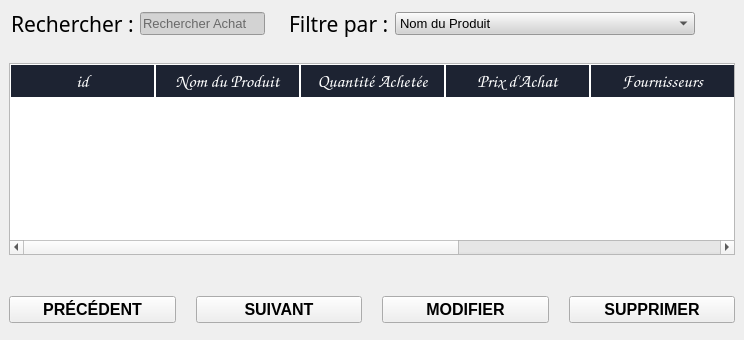
      <widget class="QWidget" name="tab_2">
       <property name="styleSheet">
        <string notr="true"/>
       </property>
       <attribute name="icon">
        <iconset>
         <normaloff>../pictures/shopping-cart.png</normaloff>../pictures/shopping-cart.png</iconset>
       </attribute>
       <attribute name="title">
        <string>Achats</string>
       </attribute>
       <layout class="QVBoxLayout" name="verticalLayout_9" stretch="1,8,1">
        <property name="leftMargin">
         <number>0</number>
        </property>
        <property name="topMargin">
         <number>0</number>
        </property>
        <property name="rightMargin">
         <number>0</number>
        </property>
        <property name="bottomMargin">
         <number>0</number>
        </property>
        <item>
         <widget class="QWidget" name="achatSearchingWidget" native="true">
          <property name="styleSheet">
           <string notr="true"/>
          </property>
          <layout class="QHBoxLayout" name="horizontalLayout_10">
           <property name="leftMargin">
            <number>0</number>
           </property>
           <property name="topMargin">
            <number>0</number>
           </property>
           <property name="rightMargin">
            <number>0</number>
           </property>
           <property name="bottomMargin">
            <number>0</number>
           </property>
           <item>
            <widget class="QWidget" name="widget_7" native="true">
             <property name="maximumSize">
              <size>
               <width>800</width>
               <height>16777215</height>
              </size>
             </property>
             <layout class="QHBoxLayout" name="horizontalLayout_11">
              <property name="leftMargin">
               <number>11</number>
              </property>
              <item>
               <widget class="QLabel" name="label_16">
                <property name="font">
                 <font>
                  <family>Bahnschrift SemiBold Condensed</family>
                  <pointsize>16</pointsize>
                  <weight>50</weight>
                  <bold>false</bold>
                 </font>
                </property>
                <property name="text">
                 <string>Rechercher :</string>
                </property>
               </widget>
              </item>
              <item>
               <widget class="QLineEdit" name="achatLineEdit">
                <property name="font">
                 <font>
                  <pointsize>10</pointsize>
                 </font>
                </property>
                <property name="styleSheet">
                 <string notr="true">background-color: lightgray;
</string>
                </property>
                <property name="placeholderText">
                 <string>Rechercher Achat</string>
                </property>
               </widget>
              </item>
             </layout>
            </widget>
           </item>
           <item>
            <widget class="QWidget" name="widget_8" native="true">
             <layout class="QHBoxLayout" name="horizontalLayout_12">
              <item>
               <widget class="QLabel" name="label_17">
                <property name="font">
                 <font>
                  <family>Bahnschrift SemiBold Condensed</family>
                  <pointsize>16</pointsize>
                  <weight>50</weight>
                  <bold>false</bold>
                 </font>
                </property>
                <property name="text">
                 <string>Filtre par :</string>
                </property>
               </widget>
              </item>
              <item>
               <widget class="QComboBox" name="achatComboBox">
                <property name="minimumSize">
                 <size>
                  <width>300</width>
                  <height>0</height>
                 </size>
                </property>
                <property name="font">
                 <font>
                  <pointsize>10</pointsize>
                 </font>
                </property>
                <property name="styleSheet">
                 <string notr="true">background-color: lightgray;
</string>
                </property>
                <item>
                 <property name="text">
                  <string>Nom du Produit</string>
                 </property>
                </item>
                <item>
                 <property name="text">
                  <string>Catégorie</string>
                 </property>
                </item>
               </widget>
              </item>
              <item>
               <spacer name="horizontalSpacer_2">
                <property name="orientation">
                 <enum>Qt::Horizontal</enum>
                </property>
                <property name="sizeHint" stdset="0">
                 <size>
                  <width>40</width>
                  <height>20</height>
                 </size>
                </property>
               </spacer>
              </item>
             </layout>
            </widget>
           </item>
          </layout>
         </widget>
        </item>
        <item>
         <widget class="QWidget" name="tableOuterWidget_3" native="true">
          <layout class="QVBoxLayout" name="verticalLayout_2">
           <item>
            <widget class="QTableWidget" name="achatTableWidget">
             <property name="font">
              <font>
               <family>Comic Sans MS</family>
               <pointsize>10</pointsize>
               <weight>50</weight>
               <italic>false</italic>
               <bold>false</bold>
              </font>
             </property>
             <property name="cursor" stdset="0">
              <cursorShape>ArrowCursor</cursorShape>
             </property>
             <property name="styleSheet">
              <string notr="true">QTableWidget::item{
background-color: rgb(190, 190, 190)
}

QHeaderView::section {
background-color :  rgb(29, 35, 50) ;
border:1px solid white;
font-size: 18px;
color:white;
padding: 2px
}
QTableWidget::item:selected {
background-color: rgb(29, 35, 50) ;
color: white;
}
</string>
             </property>
             <property name="editTriggers">
              <set>QAbstractItemView::NoEditTriggers</set>
             </property>
             <property name="tabKeyNavigation">
              <bool>false</bool>
             </property>
             <property name="alternatingRowColors">
              <bool>false</bool>
             </property>
             <property name="selectionMode">
              <enum>QAbstractItemView::SingleSelection</enum>
             </property>
             <property name="selectionBehavior">
              <enum>QAbstractItemView::SelectRows</enum>
             </property>
             <property name="verticalScrollMode">
              <enum>QAbstractItemView::ScrollPerPixel</enum>
             </property>
             <property name="horizontalScrollMode">
              <enum>QAbstractItemView::ScrollPerPixel</enum>
             </property>
             <property name="showGrid">
              <bool>true</bool>
             </property>
             <property name="sortingEnabled">
              <bool>false</bool>
             </property>
             <property name="wordWrap">
              <bool>true</bool>
             </property>
             <property name="cornerButtonEnabled">
              <bool>false</bool>
             </property>
             <attribute name="horizontalHeaderDefaultSectionSize">
              <number>145</number>
             </attribute>
             <attribute name="horizontalHeaderHighlightSections">
              <bool>false</bool>
             </attribute>
             <attribute name="horizontalHeaderShowSortIndicator" stdset="0">
              <bool>false</bool>
             </attribute>
             <attribute name="horizontalHeaderStretchLastSection">
              <bool>false</bool>
             </attribute>
             <attribute name="verticalHeaderVisible">
              <bool>false</bool>
             </attribute>
             <attribute name="verticalHeaderHighlightSections">
              <bool>false</bool>
             </attribute>
             <attribute name="verticalHeaderShowSortIndicator" stdset="0">
              <bool>false</bool>
             </attribute>
             <attribute name="verticalHeaderStretchLastSection">
              <bool>false</bool>
             </attribute>
             <column>
              <property name="text">
               <string>id</string>
              </property>
             </column>
             <column>
              <property name="text">
               <string>Nom du Produit</string>
              </property>
             </column>
             <column>
              <property name="text">
               <string>Quantité Achetée</string>
              </property>
             </column>
             <column>
              <property name="text">
               <string>Prix d'Achat</string>
              </property>
             </column>
             <column>
              <property name="text">
               <string>Fournisseurs</string>
              </property>
             </column>
             <column>
              <property name="text">
               <string>Catégorie</string>
              </property>
             </column>
             <column>
              <property name="text">
               <string>Date d'Entrée</string>
              </property>
             </column>
             <column>
              <property name="text">
               <string>Notes</string>
              </property>
             </column>
            </widget>
           </item>
          </layout>
         </widget>
        </item>
        <item>
         <widget class="QWidget" name="achatBottomContainer" native="true">
          <property name="minimumSize">
           <size>
            <width>0</width>
            <height>70</height>
           </size>
          </property>
          <property name="maximumSize">
           <size>
            <width>16777215</width>
            <height>60</height>
           </size>
          </property>
          <layout class="QHBoxLayout" name="horizontalLayout_5">
           <property name="spacing">
            <number>20</number>
           </property>
           <item>
            <widget class="QPushButton" name="achatPrecedentButton">
             <property name="font">
              <font>
               <pointsize>12</pointsize>
               <weight>75</weight>
               <bold>true</bold>
              </font>
             </property>
             <property name="cursor">
              <cursorShape>PointingHandCursor</cursorShape>
             </property>
             <property name="text">
              <string>PRÉCÉDENT</string>
             </property>
             <property name="icon">
              <iconset resource="../interface_images.qrc">
               <normaloff>:/newPrefix/pictures/back.png</normaloff>:/newPrefix/pictures/back.png</iconset>
             </property>
             <property name="iconSize">
              <size>
               <width>25</width>
               <height>25</height>
              </size>
             </property>
            </widget>
           </item>
           <item>
            <widget class="QPushButton" name="achatSuivantButton">
             <property name="font">
              <font>
               <pointsize>12</pointsize>
               <weight>75</weight>
               <bold>true</bold>
              </font>
             </property>
             <property name="cursor">
              <cursorShape>PointingHandCursor</cursorShape>
             </property>
             <property name="text">
              <string>SUIVANT</string>
             </property>
             <property name="icon">
              <iconset resource="../interface_images.qrc">
               <normaloff>:/newPrefix/pictures/next.png</normaloff>:/newPrefix/pictures/next.png</iconset>
             </property>
             <property name="iconSize">
              <size>
               <width>25</width>
               <height>25</height>
              </size>
             </property>
            </widget>
           </item>
           <item>
            <widget class="QPushButton" name="achatModifierButton">
             <property name="font">
              <font>
               <pointsize>12</pointsize>
               <weight>75</weight>
               <bold>true</bold>
              </font>
             </property>
             <property name="cursor">
              <cursorShape>PointingHandCursor</cursorShape>
             </property>
             <property name="text">
              <string>MODIFIER</string>
             </property>
             <property name="icon">
              <iconset resource="../interface_images.qrc">
               <normaloff>:/newPrefix/pictures/editing.png</normaloff>:/newPrefix/pictures/editing.png</iconset>
             </property>
             <property name="iconSize">
              <size>
               <width>30</width>
               <height>30</height>
              </size>
             </property>
            </widget>
           </item>
           <item>
            <widget class="QPushButton" name="achatSupprimerButton">
             <property name="font">
              <font>
               <pointsize>12</pointsize>
               <weight>75</weight>
               <bold>true</bold>
              </font>
             </property>
             <property name="cursor">
              <cursorShape>PointingHandCursor</cursorShape>
             </property>
             <property name="text">
              <string>SUPPRIMER</string>
             </property>
             <property name="icon">
              <iconset resource="../interface_images.qrc">
               <normaloff>:/newPrefix/pictures/delete.png</normaloff>:/newPrefix/pictures/delete.png</iconset>
             </property>
             <property name="iconSize">
              <size>
               <width>30</width>
               <height>30</height>
              </size>
             </property>
            </widget>
           </item>
          </layout>
         </widget>
        </item>
       </layout>
      </widget>
